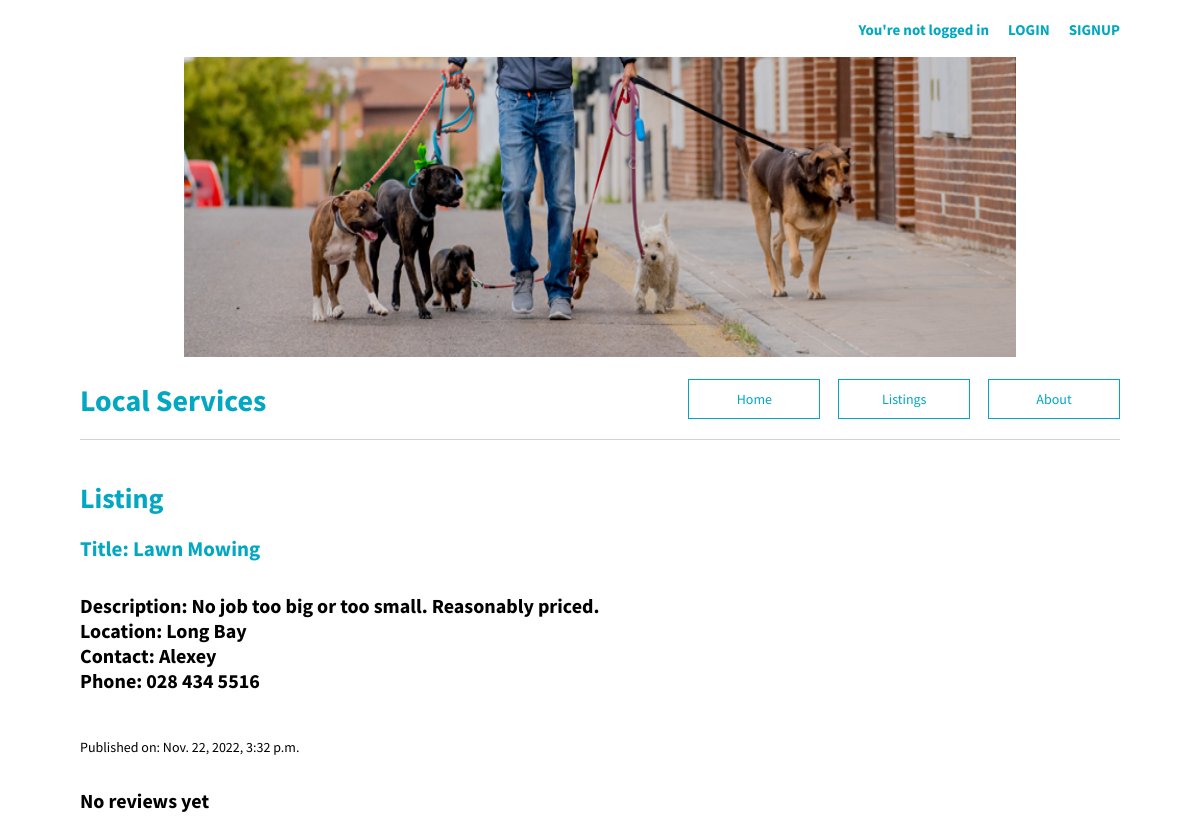
Before: /classified/4/ with the older database file.
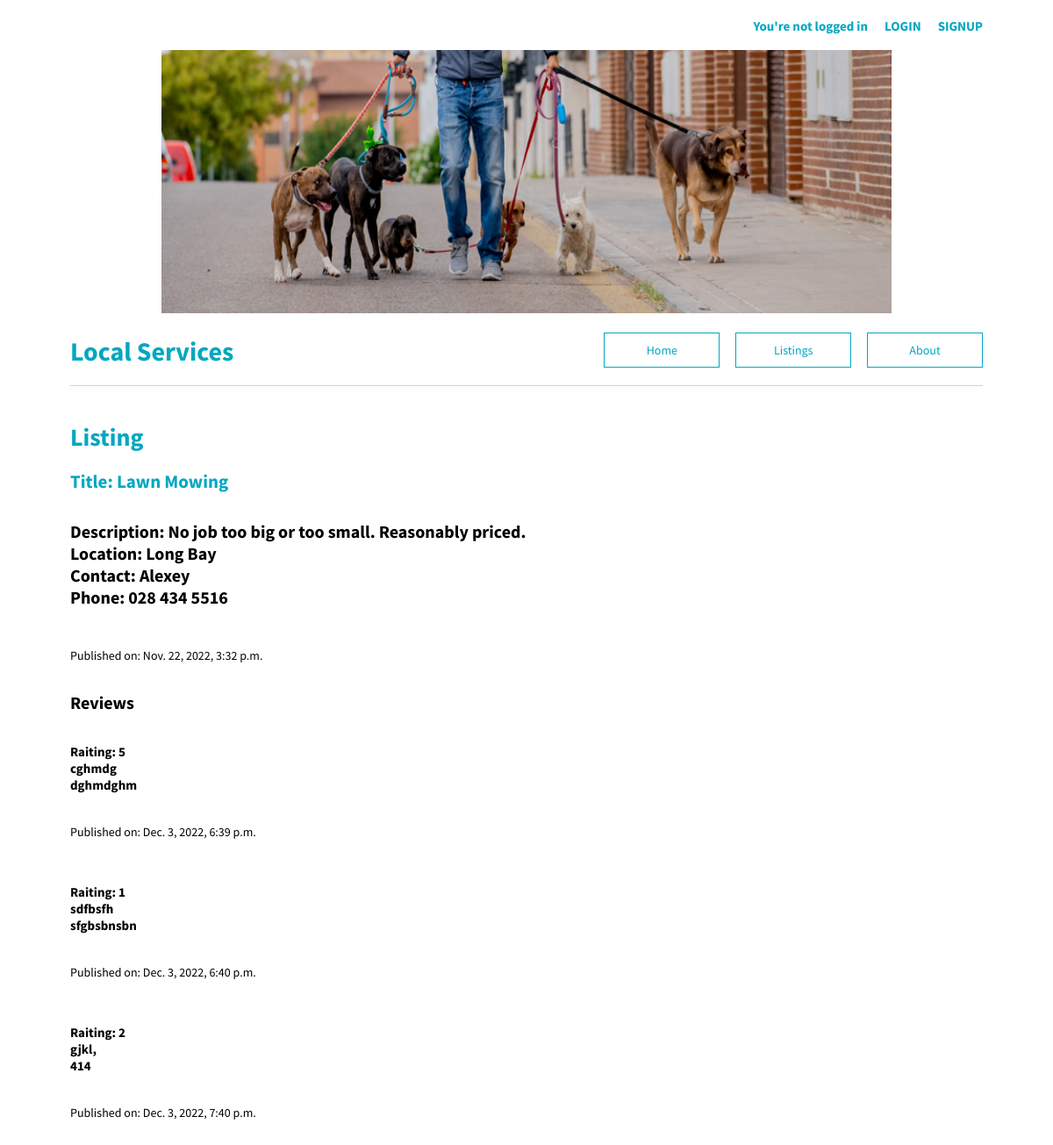
After: the same page with the newer database file.
### LocalServicesBoard/models.py (models this page shows, shortened)
class Review (models.Model):
    classified = models.ForeignKey(Classified, on_delete=models.CASCADE, null=True)
    author = models.ForeignKey(settings.AUTH_USER_MODEL, on_delete=models.CASCADE)
    rating = models.IntegerField(choices=[(i, i) for i in range(1, 6, 1)])
    title = models.CharField(max_length=100)
    body = models.TextField(max_length=300)
    date = models.DateTimeField(default=datetime.now, blank=True)

### LocalServicesBoard/views.py (the view, shortened to what this page needs)
# urls.py: path("classified/<int:pk>/", ClassifiedDetailsView.as_view(), name = "classified_detail"),
class ClassifiedDetailsView(DetailView):
    model = Classified
    template_name = "classified_detail.html"
    def get(self, request, *args, **kwargs):
        view = ReviewGet.as_view()
        return view(request, *args, **kwargs)

### LocalServicesBoard/views.py (called while the page is built)
    def get_context_data(self, **kwargs):
        context = super().get_context_data(**kwargs)
        context["form"] = ReviewForm()
        return context

### templates/classified_detail.html (shortened to what this page needs)
{% extends "base.html" %}
{% load crispy_forms_tags %}
{% block content %}
  <div class="tour-entry">
    <h1>Listing</h1>
    <h2>Title: {{ classified.title }}</h2>
    <h4>Description: {{ classified.body }}
      <br>
       Location: {{ classified.area }}
       <br>
       Contact: {{classified.author.first_name}}
       <br>
       Phone: {{classified.phone}}</h4>
       <br>
       Published on: {{classified.date}}
    {% if classified.review_set.count == 0 %}
    <h4>No reviews yet</h4>
    {% else %}
    <h4>Reviews</h4>
    {% for review in classified.review_set.all %}
    <div class="tour-entry">
      <h6>Raiting: {{ review.rating }}
        <br>
         {{ review.title }}
         <br>
         {{review.body}}
      </h6>
       Published on: {{review.date}}
    </div>
    {% endfor %}
    {% endif %}
  </div>
{% endblock content %}

Changed rows visible on the page:
added Review: rating "5", title "cghmdg", body "dghmdghm", date "Dec. 3, 2022, 6:39 p.m."
added Review: rating "1", title "sdfbsfh", body "sfgbsbnsbn", date "Dec. 3, 2022, 6:40 p.m."
added Review: rating "2", title "gjkl,", body "414", date "Dec. 3, 2022, 7:40 p.m."
Other visible differences:
text no longer shown: "No reviews yet"
text now shown: "Reviews"
